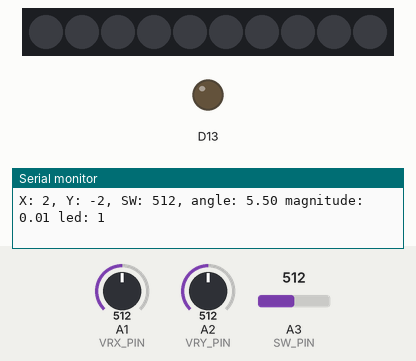
This sketch was run on a simulated Adafruit Circuit Playground Express. Parts: 10 RGB LEDs in strip order, left to right, output pins drawn as LEDs (lit = HIGH), the last lines printed to the serial monitor. Inputs (shaded band) come from the test bench; at power-on: A1 (VRX_PIN) = 512, A2 (VRY_PIN) = 512, A3 (SW_PIN) = 512. Dim RGB values are drawn brighter than linear.

Above: at 1.2 s.
1.3 s: A1 (VRX_PIN) set to 525
2.8 s: A1 (VRX_PIN) set to 542
At 3.3 s:
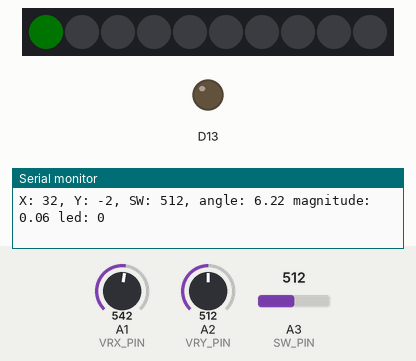
4.3 s: A2 (VRY_PIN) set to 716
At 5.2 s:
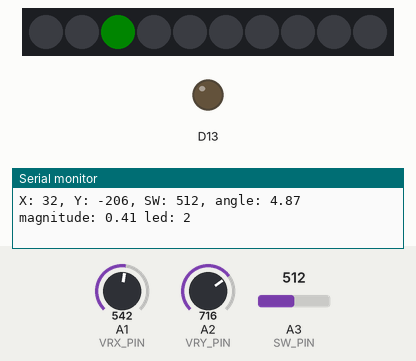
5.8 s: A2 (VRY_PIN) set to 900
7.3 s: A1 (VRX_PIN) set to 511
8.8 s: A2 (VRY_PIN) set to 306
At 9.7 s:
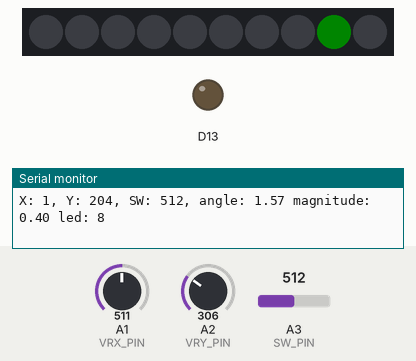
Timing chart, 0 to 11.3 s (numbered marks = the images above; inputs shaded):
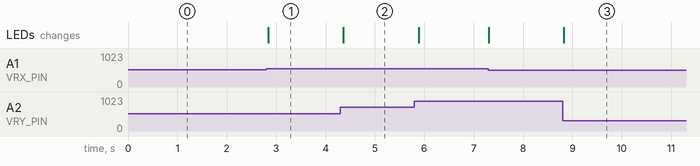

Measured:
- the behaviour switches between 534 and 535 on A1 (VRX_PIN) (found by bisection; images 0 and 1)
- after the input at 2.8 s, the LEDs: change at once (image 1)
- after the input at 4.3 s, the LEDs: change after 0.06 s (image 2)
- after the input at 8.8 s, the LEDs: change at once (image 3)

The sketch:

joystick_struggle.ino
```cpp
#include <Adafruit_CircuitPlayground.h>
#include <math.h>

// Define joystick pins
#define VRX_PIN A1
#define VRY_PIN A2
#define SW_PIN A3

void setup() {
  CircuitPlayground.begin();
}

double realMagnitude(float angle, float radius) {

}

void loop() {
  CircuitPlayground.clearPixels();
  // Read joystick values
  int x = analogRead(VRX_PIN) - 510;
  int y = -analogRead(VRY_PIN) + 510;
  int sw = analogRead(SW_PIN);
  float angle;
  if (atan2(y, x) < 0) {
    angle = M_PI + (M_PI + atan2(y, x));
  } else {
    angle = atan2(y, x);
  }
  int led = 9 - round(angle/(2 * M_PI) * 10 - 1);
  float magnitude = sqrt(pow(x, 2) + pow(y, 2)) / 510;


  // Print joystick values to serial monitor
  Serial.print("X: ");
  Serial.print(x);
  Serial.print(", Y: ");
  Serial.print(y);
  Serial.print(", SW: ");
  Serial.print(sw);
  Serial.print(", angle: ");
  Serial.print(angle);
  Serial.print(" magnitude: ");
  Serial.print(magnitude);
  Serial.print(" led: ");
  Serial.println(led);

  // Control LEDs based on joystick position

  CircuitPlayground.setPixelColor(led, 0, round(255*magnitude), 0);
  delay(100);

}
```
